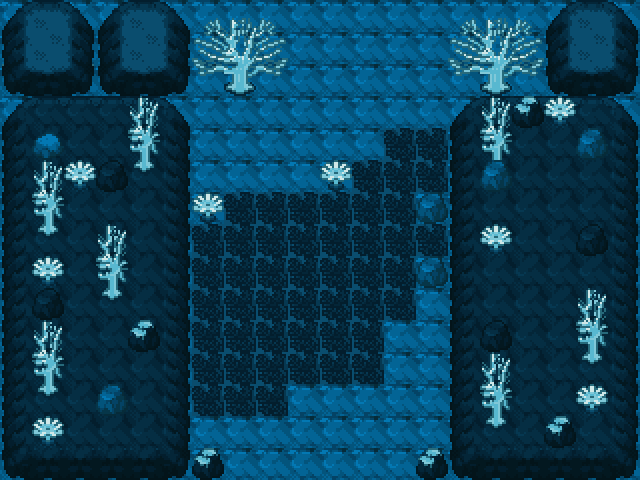

A level layout from a 2D game, rendered from its tile map. Below: a short description, then the map file with its tile-grid data intact:
An orthogonal 20x15 tile map with 32x32 px tiles, 4 tile layers (Tile Layer 1, Tile Layer 2, Tile Layer 3, Tile Layer 4).

<map version="1.10" tiledversion="1.12.1" orientation="orthogonal" renderorder="left-up" width="20" height="15" tilewidth="32" tileheight="32" infinite="0" nextlayerid="5" nextobjectid="1">
 <tileset firstgid="1" source="../TILESET/blue.tsx" />
 <layer id="1" name="Tile Layer 1" width="20" height="15">
  <data encoding="csv">
84,84,84,84,84,84,84,84,84,84,84,84,84,84,84,84,84,84,84,84,
84,84,84,84,84,84,84,84,84,84,84,84,84,84,84,84,84,84,84,84,
84,84,84,84,84,84,84,84,84,84,84,84,84,84,84,84,84,84,84,84,
84,84,84,84,84,84,84,84,84,84,84,84,84,84,84,84,84,84,84,84,
84,84,84,84,84,84,84,84,84,84,84,84,84,84,84,84,84,84,84,84,
84,84,84,84,84,84,84,84,84,84,84,84,84,84,84,84,84,84,84,84,
84,84,84,84,84,84,84,84,84,84,84,84,84,84,84,84,84,84,84,84,
84,84,84,84,84,84,84,84,84,84,84,84,84,84,84,84,84,84,84,84,
84,84,84,84,84,84,84,84,84,84,84,84,84,84,84,84,84,84,84,84,
84,84,84,84,84,84,84,84,84,84,84,84,84,84,84,84,84,84,84,84,
84,84,84,84,84,84,84,84,84,84,84,84,84,84,84,84,84,84,84,84,
84,84,84,84,84,84,84,84,84,84,84,84,84,84,84,84,84,84,84,84,
84,84,84,84,84,84,84,84,84,84,84,84,84,84,84,84,84,84,84,84,
84,84,84,84,84,84,84,84,84,84,84,84,84,84,84,84,84,84,84,84,
84,84,84,84,84,84,84,84,84,84,84,84,84,84,84,84,84,84,84,84
</data>
 </layer>
 <layer id="2" name="Tile Layer 2" width="20" height="15">
  <data encoding="csv">
0,0,0,0,0,0,0,0,0,0,0,0,0,0,0,0,0,0,0,0,
0,0,0,0,0,0,0,0,0,0,0,0,0,0,0,0,0,0,0,0,
0,0,0,0,0,0,0,0,0,0,0,0,0,0,0,0,0,0,0,0,
0,0,0,0,0,0,0,0,0,0,0,0,0,0,0,0,0,0,0,0,
0,0,0,0,0,0,0,0,0,0,0,0,49,49,0,0,0,0,0,0,
0,0,0,0,0,0,0,0,0,0,0,49,49,49,0,0,0,0,0,0,
0,0,0,0,0,0,0,49,49,49,49,49,49,0,0,0,0,0,0,0,
0,0,0,0,0,0,49,49,49,49,49,49,49,49,0,0,0,0,0,0,
0,0,0,0,0,0,49,49,49,49,49,49,49,0,0,0,0,0,0,0,
0,0,0,0,0,0,49,49,49,49,49,49,49,0,0,0,0,0,0,0,
0,0,0,0,0,0,49,49,49,49,49,49,0,0,0,0,0,0,0,0,
0,0,0,0,0,0,49,49,49,49,49,49,0,0,0,0,0,0,0,0,
0,0,0,0,0,0,49,49,49,0,0,0,0,0,0,0,0,0,0,0,
0,0,0,0,0,0,0,0,0,0,0,0,0,0,0,0,0,0,0,0,
0,0,0,0,0,0,0,0,0,0,0,0,0,0,0,0,0,0,0,0
</data>
 </layer>
 <layer id="3" name="Tile Layer 3" width="20" height="15">
  <data encoding="csv">
0,0,0,273,274,275,0,0,0,0,0,0,0,0,0,0,0,273,274,275,
0,0,0,281,282,283,0,0,0,0,0,0,0,0,0,0,0,281,282,283,
22,23,24,289,290,291,22,23,24,0,0,0,0,0,22,23,24,289,290,291,
249,250,250,250,250,251,0,0,0,0,0,0,0,0,249,250,250,250,250,251,
257,258,258,258,258,259,0,0,0,0,0,0,0,0,257,258,258,258,258,259,
257,258,258,258,258,259,0,0,0,0,0,0,0,0,257,258,258,258,258,259,
257,258,258,258,258,259,0,0,0,0,0,0,0,0,257,258,258,258,258,259,
257,258,258,258,258,259,0,0,0,0,0,0,0,0,257,258,258,258,258,259,
257,258,258,258,258,259,0,0,0,0,0,0,0,0,257,258,258,258,258,259,
257,258,258,258,258,259,0,0,0,0,0,0,0,0,257,258,258,258,258,259,
257,258,258,258,258,259,0,0,0,0,0,0,0,0,257,258,258,258,258,259,
257,258,258,258,258,259,0,0,0,0,0,0,0,0,257,258,258,258,258,259,
257,258,258,258,258,259,0,0,0,0,0,0,0,0,257,258,258,258,258,259,
257,258,258,258,258,259,0,0,0,0,0,0,0,0,257,258,258,258,258,259,
265,266,266,266,266,267,0,0,0,0,0,0,0,0,265,266,266,266,266,267
</data>
 </layer>
 <layer id="4" name="Tile Layer 4" width="20" height="15">
  <data encoding="csv">
273,274,275,0,0,0,6,7,8,0,0,0,0,0,6,7,8,273,274,275,
281,282,283,0,0,0,14,15,16,0,0,0,0,0,14,15,16,281,282,283,
289,290,291,0,0,0,0,0,0,0,0,0,0,0,0,0,0,289,290,291,
0,0,0,0,55,0,0,0,0,0,0,0,0,0,0,55,292,304,0,0,
0,93,0,0,63,0,0,0,0,0,0,0,0,0,0,63,0,0,92,0,
0,55,304,268,71,0,0,0,0,0,304,0,0,0,0,92,0,0,0,0,
0,63,0,0,0,0,304,0,0,0,0,0,0,92,0,0,0,0,0,0,
0,71,0,55,0,0,0,0,0,0,0,0,0,0,0,304,0,0,268,0,
0,304,0,63,0,0,0,0,0,0,0,0,0,92,0,0,0,0,0,0,
0,268,0,71,0,0,0,0,0,0,0,0,0,0,0,0,0,0,55,0,
0,55,0,0,292,0,0,0,0,0,0,0,0,0,0,268,0,0,63,0,
0,63,0,0,0,0,0,0,0,0,0,0,0,0,0,55,0,0,71,0,
0,71,0,92,0,0,0,0,0,0,0,0,0,0,0,63,0,0,304,0,
0,304,0,0,0,0,0,0,0,0,0,0,0,0,0,71,0,292,0,0,
0,0,0,0,0,0,292,0,0,0,0,0,0,292,0,0,0,0,0,0
</data>
 </layer>
</map>
